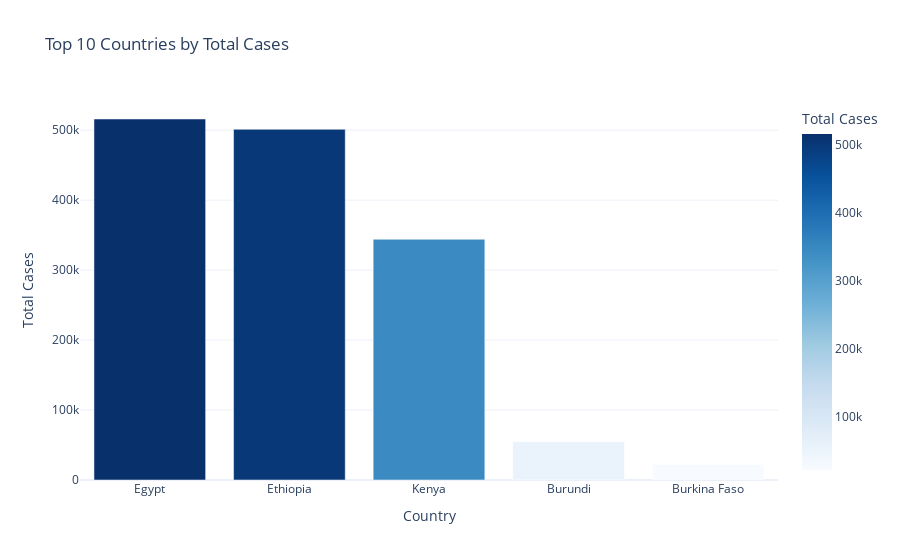

Write notebook code for a chart like this one.
### Code cell
# Aggregate total cases by country
top_countries = covid_df.groupby('country')['total_cases']\
    .max().sort_values(ascending=False) \
        .head(10).reset_index()

# Plot bar chart
fig = px.bar(
    top_countries,
    x='country',
    y='total_cases',
    title='Top 10 Countries by Total Cases',
    labels={'country': 'Country', 'total_cases': 'Total Cases'},
    color='total_cases',
    color_continuous_scale='Blues'
)
fig.update_layout(
    xaxis_title='Country',
    yaxis_title='Total Cases',
    template='plotly_white'
)
fig.show()

### Figure 1 — Plotly figure (JSON) as saved in the notebook; plotly's stock layout.template omitted (floating-point values rounded to 4 significant figures)
{"data": [{"alignmentgroup": "True", "hovertemplate": "Country=%{x}<br>Total Cases=%{marker.color}<extra></extra>", "legendgroup": "", "marker": {"color": [516023, 501314, 344133, 54575, 22201], "coloraxis": "coloraxis", "pattern": {"shape": ""}}, "name": "", "offsetgroup": "", "orientation": "v", "showlegend": false, "textposition": "auto", "type": "bar", "x": ["Egypt", "Ethiopia", "Kenya", "Burundi", "Burkina Faso"], "xaxis": "x", "y": [516023, 501314, 344133, 54575, 22201], "yaxis": "y"}], "layout": {"barmode": "relative", "coloraxis": {"colorbar": {"title": {"text": "Total Cases"}}, "colorscale": [[0, "rgb(247,251,255)"], [0.125, "rgb(222,235,247)"], [0.25, "rgb(198,219,239)"], [0.375, "rgb(158,202,225)"], [0.5, "rgb(107,174,214)"], [0.625, "rgb(66,146,198)"], [0.75, "rgb(33,113,181)"], [0.875, "rgb(8,81,156)"], [1, "rgb(8,48,107)"]]}, "legend": {"tracegroupgap": 0}, "title": {"text": "Top 10 Countries by Total Cases"}, "xaxis": {"anchor": "y", "domain": [0, 1], "title": {"text": "Country"}}, "yaxis": {"anchor": "x", "domain": [0, 1], "title": {"text": "Total Cases"}}}}
